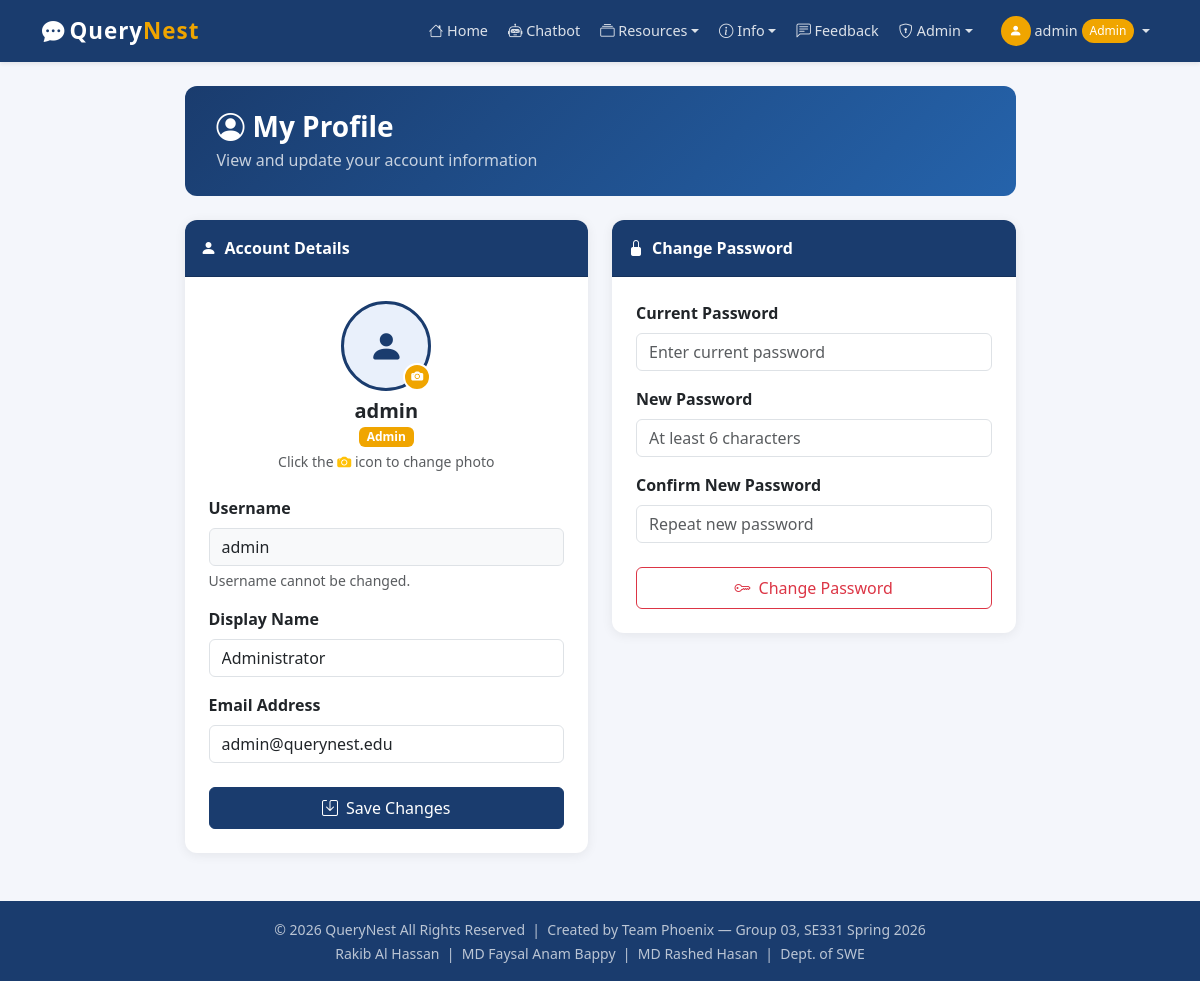
Screenshot of /profile (signed in) with the database file from the repository.
### tables this page shows
CREATE TABLE users (
            user_id      INTEGER PRIMARY KEY AUTOINCREMENT,
            name         TEXT NOT NULL UNIQUE,
            email        TEXT DEFAULT '',
            display_name TEXT DEFAULT '',
            avatar       TEXT DEFAULT '',
            password     TEXT NOT NULL,
            role         TEXT NOT NULL CHECK(role IN ('student','admin'))
        );

### app.py (the view, shortened to what this page needs)
@app.route('/profile', methods=['GET', 'POST'])
@login_required
def profile():
    conn = get_db()
    user = conn.execute("SELECT * FROM users WHERE user_id=?", (session['user_id'],)).fetchone()
    conn.close()
    return render_template('profile.html', user=user)

### app.py (called while the page is built)
def get_db():
    conn = sqlite3.connect(DB_PATH)
    conn.row_factory = sqlite3.Row
    return conn

def login_required(f):
    @wraps(f)
    def decorated(*args, **kwargs):
        if 'user_id' not in session:
            flash('Please log in first.', 'warning')
            return redirect(url_for('login'))
        return f(*args, **kwargs)
    return decorated

### templates/profile.html (shortened to what this page needs)
{% extends "base.html" %}
{% block content %}
<div class="row justify-content-center">
  <div class="col-lg-9">
    <div class="page-header">
      <h3 class="fw-bold mb-1"><i class="bi bi-person-circle me-2"></i>My Profile</h3>
      <p class="mb-0 opacity-75">View and update your account information</p>
    </div>
    <div class="row g-4">
      <div class="col-md-6">
        <div class="card">
          <div class="card-header py-3" style="background:#1a3c6e;color:#fff;">
            <span class="fw-bold"><i class="bi bi-person-fill me-2"></i>Account Details</span>
          </div>
          <div class="card-body p-4">
            <form method="post" enctype="multipart/form-data">
              <div class="text-center mb-4">
                <div class="position-relative d-inline-block">
                  {% if user.avatar %}
                    <img src="{{ url_for('static', filename='uploads/' ~ user.avatar) }}"
                         id="avatarPreview"
                         class="rounded-circle object-fit-cover"
                         style="width:90px;height:90px;border:3px solid #1a3c6e;object-fit:cover;">
                  {% else %}
                    <div id="avatarPreview"
                         class="rounded-circle d-flex align-items-center justify-content-center mx-auto"
                         style="width:90px;height:90px;background:#e9f0fb;font-size:2.2rem;color:#1a3c6e;border:3px solid #1a3c6e;">
                      <i class="bi bi-person-fill"></i>
                    </div>
                  {% endif %}
                  <label for="avatarInput"
                         class="position-absolute bottom-0 end-0 rounded-circle d-flex align-items-center justify-content-center"
                         style="width:28px;height:28px;background:#f0a500;color:#fff;cursor:pointer;border:2px solid #fff;"
                         title="Change photo">
                    <i class="bi bi-camera-fill" style="font-size:.75rem;"></i>
                  </label>
                </div>
                <h5 class="fw-bold mb-0 mt-2">{{ user.name }}</h5>
                <span class="badge mt-1" style="background:{% if user.role=='admin' %}#f0a500{% else %}#1a3c6e{% endif %};">
                  {{ user.role|capitalize }}
                </span>
                <div class="text-muted small mt-1">Click the <i class="bi bi-camera-fill text-warning"></i> icon to change photo</div>
              </div>
              <div class="mb-3">
                <label class="form-label fw-semibold">Username</label>
                <input type="text" class="form-control bg-light" value="{{ user.name }}" disabled>
                <div class="form-text">Username cannot be changed.</div>
              </div>
              <div class="mb-3">
                <label class="form-label fw-semibold">Display Name</label>
                <input type="text" name="display_name" class="form-control"
                       value="{{ user.display_name or user.name }}" placeholder="Your display name">
              </div>
              <div class="mb-4">
                <label class="form-label fw-semibold">Email Address</label>
                <input type="email" name="email" class="form-control"
                       value="{{ user.email or '' }}" placeholder="your@email.com">
              </div>
              <button type="submit" class="btn btn-primary w-100 py-2">
                <i class="bi bi-save me-2"></i>Save Changes
              </button>
            </form>
          </div>
        </div>
      </div>
      <div class="col-md-6">
        <div class="card">
          <div class="card-header py-3" style="background:#1a3c6e;color:#fff;">
            <span class="fw-bold"><i class="bi bi-lock-fill me-2"></i>Change Password</span>
          </div>
          <div class="card-body p-4">
            <form method="post">
              <div class="mb-3">
                <label class="form-label fw-semibold">Current Password</label>
                <input type="password" name="current_password" class="form-control"
                       placeholder="Enter current password" required>
              </div>
              <div class="mb-3">
                <label class="form-label fw-semibold">New Password</label>
                <input type="password" name="new_password" class="form-control"
                       placeholder="At least 6 characters" required>
              </div>
              <div class="mb-4">
                <label class="form-label fw-semibold">Confirm New Password</label>
                <input type="password" name="confirm_password" class="form-control"
                       placeholder="Repeat new password" required>
              </div>
              <button type="submit" class="btn btn-outline-danger w-100 py-2">
                <i class="bi bi-key me-2"></i>Change Password
              </button>
            </form>
          </div>
        </div>
      </div>
    </div>
  </div>
</div>
{% endblock %}

### templates/base.html (style rules this page uses)
:root { --primary:#1a3c6e; --accent:#f0a500; }
body { background:#f4f6fb; font-family:'Segoe UI',sans-serif; }
.btn-primary { background:var(--primary); border-color:var(--primary); }
.card { border:none; border-radius:12px; box-shadow:0 2px 12px rgba(0,0,0,.07); }
.card-header { border-radius:12px 12px 0 0 !important; }
.page-header { background:linear-gradient(135deg,#1a3c6e,#2563ab); color:#fff; border-radius:12px; padding:1.5rem 2rem; margin-bottom:1.5rem; }

### rows the page displays
users: name "admin", role "Admin", display_name "Administrator", email "admin@querynest.edu"

### other values shown
{{ session.user_name }} "admin"
